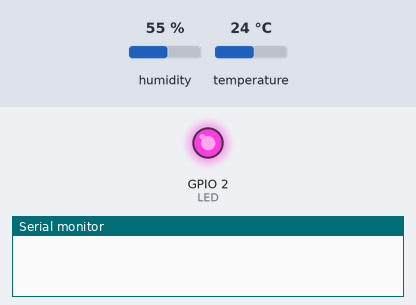
Recording of a sketch running on a simulated ESP32. Shown: output pins drawn as LEDs (lit = HIGH), the last lines printed to the serial monitor. The test bench sets the inputs (shaded band); at power-on: humidity 55 %, temperature 24 °C.

Above: at 0.2 s.
At 4.7 s:
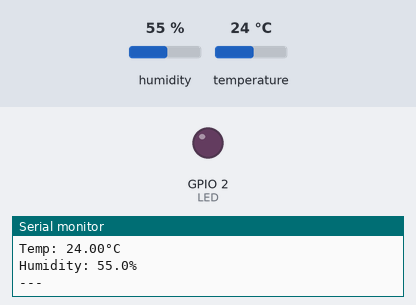
Timing chart, 0 to 6.9 s (numbered marks = the images above):
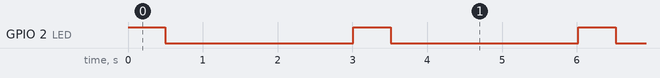

The sketch:

sketch.ino
```cpp
#define LED 2
#include "DHTesp.h"


const int DHT_PIN = 15;

DHTesp dhtSensor;

void setup() {
  pinMode(LED, OUTPUT);

  Serial.begin(115200);
  dhtSensor.setup(DHT_PIN, DHTesp::DHT22);
}

void loop() {
  digitalWrite(LED, HIGH);
  delay(500);
  digitalWrite(LED, LOW);
  delay(500);

  TempAndHumidity  data = dhtSensor.getTempAndHumidity();
  Serial.println("Temp: " + String(data.temperature, 2) + "°C");
  Serial.println("Humidity: " + String(data.humidity, 1) + "%");
  Serial.println("---");
  delay(2000);

}
```

Measured:
- by itself, GPIO 2 (LED): alternates HIGH for 0.50 s and LOW for 2.5 s
